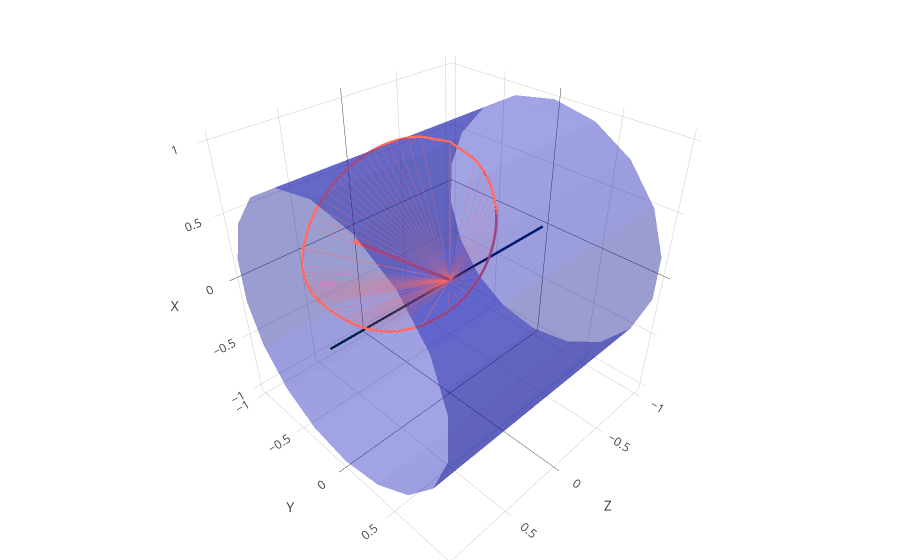
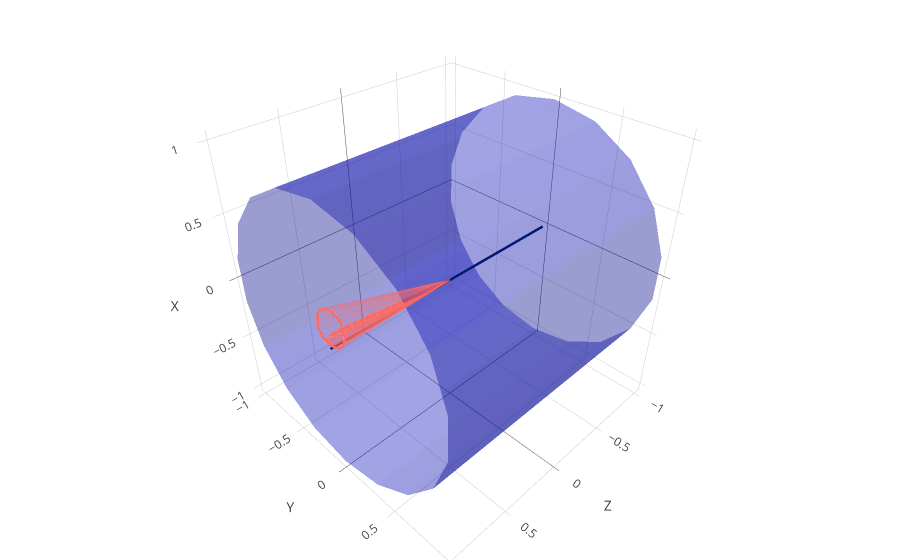

Write notebook code for charts like these, in order.
### Markdown cell above
Show renders in nbviewer of $\phi$, $\eta$, and $\Delta R$. Note that $\Delta R$ is the same in all, but the cones have very different sizes depending on the $\eta$.

### Code cell
show_jet(0, 1, 1.0)
show_jet(0, 3, 1.0)

### Figure 1 — Plotly figure (JSON) as saved in the notebook; plotly's stock layout.template omitted (floating-point values rounded to 4 significant figures)
{"data": [{"line": {"color": "rgb(0,33,71)", "width": 5}, "mode": "lines", "showlegend": false, "type": "scatter3d", "x": [-1, 1], "y": [0, 0], "z": [0, 0]}, {"opacity": 0.4, "showscale": false, "surfacecolor": [1, 1], "type": "surface", "x": [[-1, -1, -1, -1, -1, -1, -1, -1, -1, -1], [1, 1, 1, 1, 1, 1, 1, 1, 1, 1]], "y": [[0, 0.342, 0.6428, 0.866, 0.9848, 0.9848, 0.866, 0.6428, 0.342, 0], [0, 0.342, 0.6428, 0.866, 0.9848, 0.9848, 0.866, 0.6428, 0.342, 0]], "z": [[-1, -0.9397, -0.766, -0.5, -0.1736, 0.1736, 0.5, 0.766, 0.9397, 1], [-1, -0.9397, -0.766, -0.5, -0.1736, 0.1736, 0.5, 0.766, 0.9397, 1]]}, {"opacity": 0.4, "showscale": false, "surfacecolor": [1, 1], "type": "surface", "x": [[-1, -1, -1, -1, -1, -1, -1, -1, -1, -1], [1, 1, 1, 1, 1, 1, 1, 1, 1, 1]], "y": [[0, -0.342, -0.6428, -0.866, -0.9848, -0.9848, -0.866, -0.6428, -0.342, 0], [0, -0.342, -0.6428, -0.866, -0.9848, -0.9848, -0.866, -0.6428, -0.342, 0]], "z": [[-1, -0.9397, -0.766, -0.5, -0.1736, 0.1736, 0.5, 0.766, 0.9397, 1], [-1, -0.9397, -0.766, -0.5, -0.1736, 0.1736, 0.5, 0.766, 0.9397, 1]]}, {"line": {"color": "rgb(255, 105, 97)", "width": 7}, "mode": "lines", "showlegend": false, "type": "scatter3d", "x": [0, 0.7616], "y": [0, 0], "z": [0, 0.6481]}, {"line": {"color": "rgb(255, 105, 97)", "width": 5}, "mode": "lines", "showlegend": false, "type": "scatter3d", "x": [0.964, 0.9621, 0.96, 0.9577, 0.9552, 0.9525, 0.9495, 0.9463, 0.9426, 0.9385, 0.9339, 0.9287, 0.9227, 0.9157, 0.9075, 0.8974, 0.8848, 0.8679, 0.8424, 0.7616, 0.7616, 0.6473, 0.5886, 0.5389, 0.4939, 0.4518, 0.412, 0.374, 0.3374, 0.302, 0.2678, 0.2347, 0.2024, 0.1711, 0.1407, 0.111, 0.08215, 0.05404, 0.02667, 6.123e-17, 6.123e-17, 0.02667, 0.05404, 0.08215, 0.111, 0.1407, 0.1711, 0.2024, 0.2347, 0.2678, 0.302, 0.3374, 0.374, 0.412, 0.4518, 0.4939, 0.5389, 0.5886, 0.6473, 0.7616, 0.7616, 0.8424, 0.8679, 0.8848, 0.8974, 0.9075, 0.9157, 0.9227, 0.9287, 0.9339, 0.9385, 0.9426, 0.9463, 0.9495, 0.9525, 0.9552, 0.9577, 0.96, 0.9621, 0.964], "y": [0, 0.06202, 0.08926, 0.1113, 0.131, 0.1494, 0.1671, 0.1845, 0.2018, 0.2193, 0.2372, 0.2557, 0.2751, 0.2957, 0.3179, 0.3424, 0.3701, 0.4029, 0.4455, 0.5453, 0.5453, 0.6302, 0.6556, 0.669, 0.6749, 0.6751, 0.6706, 0.6619, 0.6491, 0.6325, 0.612, 0.5874, 0.5586, 0.525, 0.4859, 0.4402, 0.3857, 0.3183, 0.2273, 0, 0, -0.2273, -0.3183, -0.3857, -0.4402, -0.4859, -0.525, -0.5586, -0.5874, -0.612, -0.6325, -0.6491, -0.6619, -0.6706, -0.6751, -0.6749, -0.669, -0.6556, -0.6302, -0.5453, -0.5453, -0.4455, -0.4029, -0.3701, -0.3424, -0.3179, -0.2957, -0.2751, -0.2557, -0.2372, -0.2193, -0.2018, -0.1845, -0.1671, -0.1494, -0.131, -0.1113, -0.08926, -0.06202, 0], "z": [0.2658, 0.2656, 0.2654, 0.2653, 0.2652, 0.2653, 0.2654, 0.2656, 0.2661, 0.2666, 0.2675, 0.2686, 0.27, 0.272, 0.2746, 0.2782, 0.2832, 0.2906, 0.3031, 0.3501, 0.3501, 0.4288, 0.4729, 0.5119, 0.5483, 0.5831, 0.6168, 0.6497, 0.6818, 0.7132, 0.7441, 0.7745, 0.8044, 0.8337, 0.8626, 0.891, 0.919, 0.9464, 0.9735, 1, 1, 0.9735, 0.9464, 0.919, 0.891, 0.8626, 0.8337, 0.8044, 0.7745, 0.7441, 0.7132, 0.6818, 0.6497, 0.6168, 0.5831, 0.5483, 0.5119, 0.4729, 0.4288, 0.3501, 0.3501, 0.3031, 0.2906, 0.2832, 0.2782, 0.2746, 0.272, 0.27, 0.2686, 0.2675, 0.2666, 0.2661, 0.2656, 0.2654, 0.2653, 0.2652, 0.2653, 0.2654, 0.2656, 0.2658]}, {"line": {"color": "rgb(255, 105, 97)"}, "mode": "lines", "opacity": 0.3, "showlegend": false, "type": "scatter3d", "x": [0, 0.964], "y": [0, 0], "z": [0, 0.2658]}, {"line": {"color": "rgb(255, 105, 97)"}, "mode": "lines", "opacity": 0.3, "showlegend": false, "type": "scatter3d", "x": [0, 0.9621], "y": [0, 0.06202], "z": [0, 0.2656]}, {"line": {"color": "rgb(255, 105, 97)"}, "mode": "lines", "opacity": 0.3, "showlegend": false, "type": "scatter3d", "x": [0, 0.96], "y": [0, 0.08926], "z": [0, 0.2654]}, {"line": {"color": "rgb(255, 105, 97)"}, "mode": "lines", "opacity": 0.3, "showlegend": false, "type": "scatter3d", "x": [0, 0.9577], "y": [0, 0.1113], "z": [0, 0.2653]}, {"line": {"color": "rgb(255, 105, 97)"}, "mode": "lines", "opacity": 0.3, "showlegend": false, "type": "scatter3d", "x": [0, 0.9552], "y": [0, 0.131], "z": [0, 0.2652]}, {"line": {"color": "rgb(255, 105, 97)"}, "mode": "lines", "opacity": 0.3, "showlegend": false, "type": "scatter3d", "x": [0, 0.9525], "y": [0, 0.1494], "z": [0, 0.2653]}, {"line": {"color": "rgb(255, 105, 97)"}, "mode": "lines", "opacity": 0.3, "showlegend": false, "type": "scatter3d", "x": [0, 0.9495], "y": [0, 0.1671], "z": [0, 0.2654]}, {"line": {"color": "rgb(255, 105, 97)"}, "mode": "lines", "opacity": 0.3, "showlegend": false, "type": "scatter3d", "x": [0, 0.9463], "y": [0, 0.1845], "z": [0, 0.2656]}, {"line": {"color": "rgb(255, 105, 97)"}, "mode": "lines", "opacity": 0.3, "showlegend": false, "type": "scatter3d", "x": [0, 0.9426], "y": [0, 0.2018], "z": [0, 0.2661]}, {"line": {"color": "rgb(255, 105, 97)"}, "mode": "lines", "opacity": 0.3, "showlegend": false, "type": "scatter3d", "x": [0, 0.9385], "y": [0, 0.2193], "z": [0, 0.2666]}, {"line": {"color": "rgb(255, 105, 97)"}, "mode": "lines", "opacity": 0.3, "showlegend": false, "type": "scatter3d", "x": [0, 0.9339], "y": [0, 0.2372], "z": [0, 0.2675]}, {"line": {"color": "rgb(255, 105, 97)"}, "mode": "lines", "opacity": 0.3, "showlegend": false, "type": "scatter3d", "x": [0, 0.9287], "y": [0, 0.2557], "z": [0, 0.2686]}, {"line": {"color": "rgb(255, 105, 97)"}, "mode": "lines", "opacity": 0.3, "showlegend": false, "type": "scatter3d", "x": [0, 0.9227], "y": [0, 0.2751], "z": [0, 0.27]}, {"line": {"color": "rgb(255, 105, 97)"}, "mode": "lines", "opacity": 0.3, "showlegend": false, "type": "scatter3d", "x": [0, 0.9157], "y": [0, 0.2957], "z": [0, 0.272]}, {"line": {"color": "rgb(255, 105, 97)"}, "mode": "lines", "opacity": 0.3, "showlegend": false, "type": "scatter3d", "x": [0, 0.9075], "y": [0, 0.3179], "z": [0, 0.2746]}, {"line": {"color": "rgb(255, 105, 97)"}, "mode": "lines", "opacity": 0.3, "showlegend": false, "type": "scatter3d", "x": [0, 0.8974], "y": [0, 0.3424], "z": [0, 0.2782]}, {"line": {"color": "rgb(255, 105, 97)"}, "mode": "lines", "opacity": 0.3, "showlegend": false, "type": "scatter3d", "x": [0, 0.8848], "y": [0, 0.3701], "z": [0, 0.2832]}, {"line": {"color": "rgb(255, 105, 97)"}, "mode": "lines", "opacity": 0.3, "showlegend": false, "type": "scatter3d", "x": [0, 0.8679], "y": [0, 0.4029], "z": [0, 0.2906]}, {"line": {"color": "rgb(255, 105, 97)"}, "mode": "lines", "opacity": 0.3, "showlegend": false, "type": "scatter3d", "x": [0, 0.8424], "y": [0, 0.4455], "z": [0, 0.3031]}, {"line": {"color": "rgb(255, 105, 97)"}, "mode": "lines", "opacity": 0.3, "showlegend": false, "type": "scatter3d", "x": [0, 0.7616], "y": [0, 0.5453], "z": [0, 0.3501]}, {"line": {"color": "rgb(255, 105, 97)"}, "mode": "lines", "opacity": 0.3, "showlegend": false, "type": "scatter3d", "x": [0, 0.7616], "y": [0, 0.5453], "z": [0, 0.3501]}, {"line": {"color": "rgb(255, 105, 97)"}, "mode": "lines", "opacity": 0.3, "showlegend": false, "type": "scatter3d", "x": [0, 0.6473], "y": [0, 0.6302], "z": [0, 0.4288]}, {"line": {"color": "rgb(255, 105, 97)"}, "mode": "lines", "opacity": 0.3, "showlegend": false, "type": "scatter3d", "x": [0, 0.5886], "y": [0, 0.6556], "z": [0, 0.4729]}, {"line": {"color": "rgb(255, 105, 97)"}, "mode": "lines", "opacity": 0.3, "showlegend": false, "type": "scatter3d", "x": [0, 0.5389], "y": [0, 0.669], "z": [0, 0.5119]}, {"line": {"color": "rgb(255, 105, 97)"}, "mode": "lines", "opacity": 0.3, "showlegend": false, "type": "scatter3d", "x": [0, 0.4939], "y": [0, 0.6749], "z": [0, 0.5483]}, {"line": {"color": "rgb(255, 105, 97)"}, "mode": "lines", "opacity": 0.3, "showlegend": false, "type": "scatter3d", "x": [0, 0.4518], "y": [0, 0.6751], "z": [0, 0.5831]}, {"line": {"color": "rgb(255, 105, 97)"}, "mode": "lines", "opacity": 0.3, "showlegend": false, "type": "scatter3d", "x": [0, 0.412], "y": [0, 0.6706], "z": [0, 0.6168]}, {"line": {"color": "rgb(255, 105, 97)"}, "mode": "lines", "opacity": 0.3, "showlegend": false, "type": "scatter3d", "x": [0, 0.374], "y": [0, 0.6619], "z": [0, 0.6497]}, {"line": {"color": "rgb(255, 105, 97)"}, "mode": "lines", "opacity": 0.3, "showlegend": false, "type": "scatter3d", "x": [0, 0.3374], "y": [0, 0.6491], "z": [0, 0.6818]}, {"line": {"color": "rgb(255, 105, 97)"}, "mode": "lines", "opacity": 0.3, "showlegend": false, "type": "scatter3d", "x": [0, 0.302], "y": [0, 0.6325], "z": [0, 0.7132]}, {"line": {"color": "rgb(255, 105, 97)"}, "mode": "lines", "opacity": 0.3, "showlegend": false, "type": "scatter3d", "x": [0, 0.2678], "y": [0, 0.612], "z": [0, 0.7441]}, {"line": {"color": "rgb(255, 105, 97)"}, "mode": "lines", "opacity": 0.3, "showlegend": false, "type": "scatter3d", "x": [0, 0.2347], "y": [0, 0.5874], "z": [0, 0.7745]}, {"line": {"color": "rgb(255, 105, 97)"}, "mode": "lines", "opacity": 0.3, "showlegend": false, "type": "scatter3d", "x": [0, 0.2024], "y": [0, 0.5586], "z": [0, 0.8044]}, {"line": {"color": "rgb(255, 105, 97)"}, "mode": "lines", "opacity": 0.3, "showlegend": false, "type": "scatter3d", "x": [0, 0.1711], "y": [0, 0.525], "z": [0, 0.8337]}, {"line": {"color": "rgb(255, 105, 97)"}, "mode": "lines", "opacity": 0.3, "showlegend": false, "type": "scatter3d", "x": [0, 0.1407], "y": [0, 0.4859], "z": [0, 0.8626]}, {"line": {"color": "rgb(255, 105, 97)"}, "mode": "lines", "opacity": 0.3, "showlegend": false, "type": "scatter3d", "x": [0, 0.111], "y": [0, 0.4402], "z": [0, 0.891]}, {"line": {"color": "rgb(255, 105, 97)"}, "mode": "lines", "opacity": 0.3, "showlegend": false, "type": "scatter3d", "x": [0, 0.08215], "y": [0, 0.3857], "z": [0, 0.919]}, {"line": {"color": "rgb(255, 105, 97)"}, "mode": "lines", "opacity": 0.3, "showlegend": false, "type": "scatter3d", "x": [0, 0.05404], "y": [0, 0.3183], "z": [0, 0.9464]}, {"line": {"color": "rgb(255, 105, 97)"}, "mode": "lines", "opacity": 0.3, "showlegend": false, "type": "scatter3d", "x": [0, 0.02667], "y": [0, 0.2273], "z": [0, 0.9735]}, {"line": {"color": "rgb(255, 105, 97)"}, "mode": "lines", "opacity": 0.3, "showlegend": false, "type": "scatter3d", "x": [0, 6.123e-17], "y": [0, 0], "z": [0, 1]}, {"line": {"color": "rgb(255, 105, 97)"}, "mode": "lines", "opacity": 0.3, "showlegend": false, "type": "scatter3d", "x": [0, 6.123e-17], "y": [0, 0], "z": [0, 1]}, {"line": {"color": "rgb(255, 105, 97)"}, "mode": "lines", "opacity": 0.3, "showlegend": false, "type": "scatter3d", "x": [0, 0.02667], "y": [0, -0.2273], "z": [0, 0.9735]}, {"line": {"color": "rgb(255, 105, 97)"}, "mode": "lines", "opacity": 0.3, "showlegend": false, "type": "scatter3d", "x": [0, 0.05404], "y": [0, -0.3183], "z": [0, 0.9464]}, {"line": {"color": "rgb(255, 105, 97)"}, "mode": "lines", "opacity": 0.3, "showlegend": false, "type": "scatter3d", "x": [0, 0.08215], "y": [0, -0.3857], "z": [0, 0.919]}, {"line": {"color": "rgb(255, 105, 97)"}, "mode": "lines", "opacity": 0.3, "showlegend": false, "type": "scatter3d", "x": [0, 0.111], "y": [0, -0.4402], "z": [0, 0.891]}, {"line": {"color": "rgb(255, 105, 97)"}, "mode": "lines", "opacity": 0.3, "showlegend": false, "type": "scatter3d", "x": [0, 0.1407], "y": [0, -0.4859], "z": [0, 0.8626]}, {"line": {"color": "rgb(255, 105, 97)"}, "mode": "lines", "opacity": 0.3, "showlegend": false, "type": "scatter3d", "x": [0, 0.1711], "y": [0, -0.525], "z": [0, 0.8337]}, {"line": {"color": "rgb(255, 105, 97)"}, "mode": "lines", "opacity": 0.3, "showlegend": false, "type": "scatter3d", "x": [0, 0.2024], "y": [0, -0.5586], "z": [0, 0.8044]}, {"line": {"color": "rgb(255, 105, 97)"}, "mode": "lines", "opacity": 0.3, "showlegend": false, "type": "scatter3d", "x": [0, 0.2347], "y": [0, -0.5874], "z": [0, 0.7745]}, {"line": {"color": "rgb(255, 105, 97)"}, "mode": "lines", "opacity": 0.3, "showlegend": false, "type": "scatter3d", "x": [0, 0.2678], "y": [0, -0.612], "z": [0, 0.7441]}, {"line": {"color": "rgb(255, 105, 97)"}, "mode": "lines", "opacity": 0.3, "showlegend": false, "type": "scatter3d", "x": [0, 0.302], "y": [0, -0.6325], "z": [0, 0.7132]}, {"line": {"color": "rgb(255, 105, 97)"}, "mode": "lines", "opacity": 0.3, "showlegend": false, "type": "scatter3d", "x": [0, 0.3374], "y": [0, -0.6491], "z": [0, 0.6818]}, {"line": {"color": "rgb(255, 105, 97)"}, "mode": "lines", "opacity": 0.3, "showlegend": false, "type": "scatter3d", "x": [0, 0.374], "y": [0, -0.6619], "z": [0, 0.6497]}, {"line": {"color": "rgb(255, 105, 97)"}, "mode": "lines", "opacity": 0.3, "showlegend": false, "type": "scatter3d", "x": [0, 0.412], "y": [0, -0.6706], "z": [0, 0.6168]}, {"line": {"color": "rgb(255, 105, 97)"}, "mode": "lines", "opacity": 0.3, "showlegend": false, "type": "scatter3d", "x": [0, 0.4518], "y": [0, -0.6751], "z": [0, 0.5831]}, {"line": {"color": "rgb(255, 105, 97)"}, "mode": "lines", "opacity": 0.3, "showlegend": false, "type": "scatter3d", "x": [0, 0.4939], "y": [0, -0.6749], "z": [0, 0.5483]}, {"line": {"color": "rgb(255, 105, 97)"}, "mode": "lines", "opacity": 0.3, "showlegend": false, "type": "scatter3d", "x": [0, 0.5389], "y": [0, -0.669], "z": [0, 0.5119]}, {"line": {"color": "rgb(255, 105, 97)"}, "mode": "lines", "opacity": 0.3, "showlegend": false, "type": "scatter3d", "x": [0, 0.5886], "y": [0, -0.6556], "z": [0, 0.4729]}, {"line": {"color": "rgb(255, 105, 97)"}, "mode": "lines", "opacity": 0.3, "showlegend": false, "type": "scatter3d", "x": [0, 0.6473], "y": [0, -0.6302], "z": [0, 0.4288]}, {"line": {"color": "rgb(255, 105, 97)"}, "mode": "lines", "opacity": 0.3, "showlegend": false, "type": "scatter3d", "x": [0, 0.7616], "y": [0, -0.5453], "z": [0, 0.3501]}, {"line": {"color": "rgb(255, 105, 97)"}, "mode": "lines", "opacity": 0.3, "showlegend": false, "type": "scatter3d", "x": [0, 0.7616], "y": [0, -0.5453], "z": [0, 0.3501]}, {"line": {"color": "rgb(255, 105, 97)"}, "mode": "lines", "opacity": 0.3, "showlegend": false, "type": "scatter3d", "x": [0, 0.8424], "y": [0, -0.4455], "z": [0, 0.3031]}, {"line": {"color": "rgb(255, 105, 97)"}, "mode": "lines", "opacity": 0.3, "showlegend": false, "type": "scatter3d", "x": [0, 0.8679], "y": [0, -0.4029], "z": [0, 0.2906]}, {"line": {"color": "rgb(255, 105, 97)"}, "mode": "lines", "opacity": 0.3, "showlegend": false, "type": "scatter3d", "x": [0, 0.8848], "y": [0, -0.3701], "z": [0, 0.2832]}, {"line": {"color": "rgb(255, 105, 97)"}, "mode": "lines", "opacity": 0.3, "showlegend": false, "type": "scatter3d", "x": [0, 0.8974], "y": [0, -0.3424], "z": [0, 0.2782]}, {"line": {"color": "rgb(255, 105, 97)"}, "mode": "lines", "opacity": 0.3, "showlegend": false, "type": "scatter3d", "x": [0, 0.9075], "y": [0, -0.3179], "z": [0, 0.2746]}, {"line": {"color": "rgb(255, 105, 97)"}, "mode": "lines", "opacity": 0.3, "showlegend": false, "type": "scatter3d", "x": [0, 0.9157], "y": [0, -0.2957], "z": [0, 0.272]}, {"line": {"color": "rgb(255, 105, 97)"}, "mode": "lines", "opacity": 0.3, "showlegend": false, "type": "scatter3d", "x": [0, 0.9227], "y": [0, -0.2751], "z": [0, 0.27]}, {"line": {"color": "rgb(255, 105, 97)"}, "mode": "lines", "opacity": 0.3, "showlegend": false, "type": "scatter3d", "x": [0, 0.9287], "y": [0, -0.2557], "z": [0, 0.2686]}, {"line": {"color": "rgb(255, 105, 97)"}, "mode": "lines", "opacity": 0.3, "showlegend": false, "type": "scatter3d", "x": [0, 0.9339], "y": [0, -0.2372], "z": [0, 0.2675]}, {"line": {"color": "rgb(255, 105, 97)"}, "mode": "lines", "opacity": 0.3, "showlegend": false, "type": "scatter3d", "x": [0, 0.9385], "y": [0, -0.2193], "z": [0, 0.2666]}, {"line": {"color": "rgb(255, 105, 97)"}, "mode": "lines", "opacity": 0.3, "showlegend": false, "type": "scatter3d", "x": [0, 0.9426], "y": [0, -0.2018], "z": [0, 0.2661]}, {"line": {"color": "rgb(255, 105, 97)"}, "mode": "lines", "opacity": 0.3, "showlegend": false, "type": "scatter3d", "x": [0, 0.9463], "y": [0, -0.1845], "z": [0, 0.2656]}, {"line": {"color": "rgb(255, 105, 97)"}, "mode": "lines", "opacity": 0.3, "showlegend": false, "type": "scatter3d", "x": [0, 0.9495], "y": [0, -0.1671], "z": [0, 0.2654]}, {"line": {"color": "rgb(255, 105, 97)"}, "mode": "lines", "opacity": 0.3, "showlegend": false, "type": "scatter3d", "x": [0, 0.9525], "y": [0, -0.1494], "z": [0, 0.2653]}, {"line": {"color": "rgb(255, 105, 97)"}, "mode": "lines", "opacity": 0.3, "showlegend": false, "type": "scatter3d", "x": [0, 0.9552], "y": [0, -0.131], "z": [0, 0.2652]}, {"line": {"color": "rgb(255, 105, 97)"}, "mode": "lines", "opacity": 0.3, "showlegend": false, "type": "scatter3d", "x": [0, 0.9577], "y": [0, -0.1113], "z": [0, 0.2653]}, {"line": {"color": "rgb(255, 105, 97)"}, "mode": "lines", "opacity": 0.3, "showlegend": false, "type": "scatter3d", "x": [0, 0.96], "y": [0, -0.08926], "z": [0, 0.2654]}, {"line": {"color": "rgb(255, 105, 97)"}, "mode": "lines", "opacity": 0.3, "showlegend": false, "type": "scatter3d", "x": [0, 0.9621], "y": [0, -0.06202], "z": [0, 0.2656]}, {"line": {"color": "rgb(255, 105, 97)"}, "mode": "lines", "opacity": 0.3, "showlegend": false, "type": "scatter3d", "x": [0, 0.964], "y": [0, 0], "z": [0, 0.2658]}], "layout": {"margin": {"b": 0, "l": 0, "r": 0, "t": 0}, "scene": {"xaxis": {"title": "Z"}, "yaxis": {"title": "Y"}, "zaxis": {"title": "X"}}}}

### Figure 2 — Plotly figure (JSON) as saved in the notebook; plotly's stock layout.template omitted (floating-point values rounded to 4 significant figures)
{"data": [{"line": {"color": "rgb(0,33,71)", "width": 5}, "mode": "lines", "showlegend": false, "type": "scatter3d", "x": [-1, 1], "y": [0, 0], "z": [0, 0]}, {"opacity": 0.4, "showscale": false, "surfacecolor": [1, 1], "type": "surface", "x": [[-1, -1, -1, -1, -1, -1, -1, -1, -1, -1], [1, 1, 1, 1, 1, 1, 1, 1, 1, 1]], "y": [[0, 0.342, 0.6428, 0.866, 0.9848, 0.9848, 0.866, 0.6428, 0.342, 0], [0, 0.342, 0.6428, 0.866, 0.9848, 0.9848, 0.866, 0.6428, 0.342, 0]], "z": [[-1, -0.9397, -0.766, -0.5, -0.1736, 0.1736, 0.5, 0.766, 0.9397, 1], [-1, -0.9397, -0.766, -0.5, -0.1736, 0.1736, 0.5, 0.766, 0.9397, 1]]}, {"opacity": 0.4, "showscale": false, "surfacecolor": [1, 1], "type": "surface", "x": [[-1, -1, -1, -1, -1, -1, -1, -1, -1, -1], [1, 1, 1, 1, 1, 1, 1, 1, 1, 1]], "y": [[0, -0.342, -0.6428, -0.866, -0.9848, -0.9848, -0.866, -0.6428, -0.342, 0], [0, -0.342, -0.6428, -0.866, -0.9848, -0.9848, -0.866, -0.6428, -0.342, 0]], "z": [[-1, -0.9397, -0.766, -0.5, -0.1736, 0.1736, 0.5, 0.766, 0.9397, 1], [-1, -0.9397, -0.766, -0.5, -0.1736, 0.1736, 0.5, 0.766, 0.9397, 1]]}, {"line": {"color": "rgb(255, 105, 97)", "width": 7}, "mode": "lines", "showlegend": false, "type": "scatter3d", "x": [0, 0.9951], "y": [0, 0], "z": [0, 0.09933]}, {"line": {"color": "rgb(255, 105, 97)", "width": 5}, "mode": "lines", "showlegend": false, "type": "scatter3d", "x": [0.9993, 0.9993, 0.9993, 0.9992, 0.9992, 0.9991, 0.9991, 0.999, 0.9989, 0.9988, 0.9987, 0.9986, 0.9985, 0.9984, 0.9982, 0.998, 0.9978, 0.9974, 0.9969, 0.9951, 0.9951, 0.9922, 0.9906, 0.9891, 0.9877, 0.9863, 0.9849, 0.9834, 0.982, 0.9806, 0.9791, 0.9775, 0.976, 0.9744, 0.9728, 0.9711, 0.9694, 0.9677, 0.9659, 0.964, 0.964, 0.9659, 0.9677, 0.9694, 0.9711, 0.9728, 0.9744, 0.976, 0.9775, 0.9791, 0.9806, 0.982, 0.9834, 0.9849, 0.9863, 0.9877, 0.9891, 0.9906, 0.9922, 0.9951, 0.9951, 0.9969, 0.9974, 0.9978, 0.998, 0.9982, 0.9984, 0.9985, 0.9986, 0.9987, 0.9988, 0.9989, 0.999, 0.9991, 0.9991, 0.9992, 0.9992, 0.9993, 0.9993, 0.9993], "y": [0, 0.008552, 0.01232, 0.01539, 0.01813, 0.0207, 0.02319, 0.02564, 0.0281, 0.0306, 0.03317, 0.03586, 0.0387, 0.04175, 0.04508, 0.0488, 0.05309, 0.05831, 0.06535, 0.08358, 0.08358, 0.1031, 0.1112, 0.117, 0.1215, 0.125, 0.1276, 0.1293, 0.1302, 0.1302, 0.1293, 0.1273, 0.1242, 0.1198, 0.1137, 0.1057, 0.09499, 0.08042, 0.05891, 0, 0, -0.05891, -0.08042, -0.09499, -0.1057, -0.1137, -0.1198, -0.1242, -0.1273, -0.1293, -0.1302, -0.1302, -0.1293, -0.1276, -0.125, -0.1215, -0.117, -0.1112, -0.1031, -0.08358, -0.08358, -0.06535, -0.05831, -0.05309, -0.0488, -0.04508, -0.04175, -0.0387, -0.03586, -0.03317, -0.0306, -0.0281, -0.02564, -0.02319, -0.0207, -0.01813, -0.01539, -0.01232, -0.008552, 0], "z": [0.03662, 0.03662, 0.03664, 0.03666, 0.0367, 0.03675, 0.03683, 0.03693, 0.03705, 0.03721, 0.03741, 0.03766, 0.03799, 0.0384, 0.03893, 0.03964, 0.04062, 0.04206, 0.04446, 0.05367, 0.05367, 0.07018, 0.0802, 0.08954, 0.09873, 0.108, 0.1173, 0.1269, 0.1367, 0.1468, 0.1572, 0.1679, 0.1789, 0.1902, 0.2019, 0.2139, 0.2263, 0.2391, 0.2523, 0.2658, 0.2658, 0.2523, 0.2391, 0.2263, 0.2139, 0.2019, 0.1902, 0.1789, 0.1679, 0.1572, 0.1468, 0.1367, 0.1269, 0.1173, 0.108, 0.09873, 0.08954, 0.0802, 0.07018, 0.05367, 0.05367, 0.04446, 0.04206, 0.04062, 0.03964, 0.03893, 0.0384, 0.03799, 0.03766, 0.03741, 0.03721, 0.03705, 0.03693, 0.03683, 0.03675, 0.0367, 0.03666, 0.03664, 0.03662, 0.03662]}, {"line": {"color": "rgb(255, 105, 97)"}, "mode": "lines", "opacity": 0.3, "showlegend": false, "type": "scatter3d", "x": [0, 0.9993], "y": [0, 0], "z": [0, 0.03662]}, {"line": {"color": "rgb(255, 105, 97)"}, "mode": "lines", "opacity": 0.3, "showlegend": false, "type": "scatter3d", "x": [0, 0.9993], "y": [0, 0.008552], "z": [0, 0.03662]}, {"line": {"color": "rgb(255, 105, 97)"}, "mode": "lines", "opacity": 0.3, "showlegend": false, "type": "scatter3d", "x": [0, 0.9993], "y": [0, 0.01232], "z": [0, 0.03664]}, {"line": {"color": "rgb(255, 105, 97)"}, "mode": "lines", "opacity": 0.3, "showlegend": false, "type": "scatter3d", "x": [0, 0.9992], "y": [0, 0.01539], "z": [0, 0.03666]}, {"line": {"color": "rgb(255, 105, 97)"}, "mode": "lines", "opacity": 0.3, "showlegend": false, "type": "scatter3d", "x": [0, 0.9992], "y": [0, 0.01813], "z": [0, 0.0367]}, {"line": {"color": "rgb(255, 105, 97)"}, "mode": "lines", "opacity": 0.3, "showlegend": false, "type": "scatter3d", "x": [0, 0.9991], "y": [0, 0.0207], "z": [0, 0.03675]}, {"line": {"color": "rgb(255, 105, 97)"}, "mode": "lines", "opacity": 0.3, "showlegend": false, "type": "scatter3d", "x": [0, 0.9991], "y": [0, 0.02319], "z": [0, 0.03683]}, {"line": {"color": "rgb(255, 105, 97)"}, "mode": "lines", "opacity": 0.3, "showlegend": false, "type": "scatter3d", "x": [0, 0.999], "y": [0, 0.02564], "z": [0, 0.03693]}, {"line": {"color": "rgb(255, 105, 97)"}, "mode": "lines", "opacity": 0.3, "showlegend": false, "type": "scatter3d", "x": [0, 0.9989], "y": [0, 0.0281], "z": [0, 0.03705]}, {"line": {"color": "rgb(255, 105, 97)"}, "mode": "lines", "opacity": 0.3, "showlegend": false, "type": "scatter3d", "x": [0, 0.9988], "y": [0, 0.0306], "z": [0, 0.03721]}, {"line": {"color": "rgb(255, 105, 97)"}, "mode": "lines", "opacity": 0.3, "showlegend": false, "type": "scatter3d", "x": [0, 0.9987], "y": [0, 0.03317], "z": [0, 0.03741]}, {"line": {"color": "rgb(255, 105, 97)"}, "mode": "lines", "opacity": 0.3, "showlegend": false, "type": "scatter3d", "x": [0, 0.9986], "y": [0, 0.03586], "z": [0, 0.03766]}, {"line": {"color": "rgb(255, 105, 97)"}, "mode": "lines", "opacity": 0.3, "showlegend": false, "type": "scatter3d", "x": [0, 0.9985], "y": [0, 0.0387], "z": [0, 0.03799]}, {"line": {"color": "rgb(255, 105, 97)"}, "mode": "lines", "opacity": 0.3, "showlegend": false, "type": "scatter3d", "x": [0, 0.9984], "y": [0, 0.04175], "z": [0, 0.0384]}, {"line": {"color": "rgb(255, 105, 97)"}, "mode": "lines", "opacity": 0.3, "showlegend": false, "type": "scatter3d", "x": [0, 0.9982], "y": [0, 0.04508], "z": [0, 0.03893]}, {"line": {"color": "rgb(255, 105, 97)"}, "mode": "lines", "opacity": 0.3, "showlegend": false, "type": "scatter3d", "x": [0, 0.998], "y": [0, 0.0488], "z": [0, 0.03964]}, {"line": {"color": "rgb(255, 105, 97)"}, "mode": "lines", "opacity": 0.3, "showlegend": false, "type": "scatter3d", "x": [0, 0.9978], "y": [0, 0.05309], "z": [0, 0.04062]}, {"line": {"color": "rgb(255, 105, 97)"}, "mode": "lines", "opacity": 0.3, "showlegend": false, "type": "scatter3d", "x": [0, 0.9974], "y": [0, 0.05831], "z": [0, 0.04206]}, {"line": {"color": "rgb(255, 105, 97)"}, "mode": "lines", "opacity": 0.3, "showlegend": false, "type": "scatter3d", "x": [0, 0.9969], "y": [0, 0.06535], "z": [0, 0.04446]}, {"line": {"color": "rgb(255, 105, 97)"}, "mode": "lines", "opacity": 0.3, "showlegend": false, "type": "scatter3d", "x": [0, 0.9951], "y": [0, 0.08358], "z": [0, 0.05367]}, {"line": {"color": "rgb(255, 105, 97)"}, "mode": "lines", "opacity": 0.3, "showlegend": false, "type": "scatter3d", "x": [0, 0.9951], "y": [0, 0.08358], "z": [0, 0.05367]}, {"line": {"color": "rgb(255, 105, 97)"}, "mode": "lines", "opacity": 0.3, "showlegend": false, "type": "scatter3d", "x": [0, 0.9922], "y": [0, 0.1031], "z": [0, 0.07018]}, {"line": {"color": "rgb(255, 105, 97)"}, "mode": "lines", "opacity": 0.3, "showlegend": false, "type": "scatter3d", "x": [0, 0.9906], "y": [0, 0.1112], "z": [0, 0.0802]}, {"line": {"color": "rgb(255, 105, 97)"}, "mode": "lines", "opacity": 0.3, "showlegend": false, "type": "scatter3d", "x": [0, 0.9891], "y": [0, 0.117], "z": [0, 0.08954]}, {"line": {"color": "rgb(255, 105, 97)"}, "mode": "lines", "opacity": 0.3, "showlegend": false, "type": "scatter3d", "x": [0, 0.9877], "y": [0, 0.1215], "z": [0, 0.09873]}, {"line": {"color": "rgb(255, 105, 97)"}, "mode": "lines", "opacity": 0.3, "showlegend": false, "type": "scatter3d", "x": [0, 0.9863], "y": [0, 0.125], "z": [0, 0.108]}, {"line": {"color": "rgb(255, 105, 97)"}, "mode": "lines", "opacity": 0.3, "showlegend": false, "type": "scatter3d", "x": [0, 0.9849], "y": [0, 0.1276], "z": [0, 0.1173]}, {"line": {"color": "rgb(255, 105, 97)"}, "mode": "lines", "opacity": 0.3, "showlegend": false, "type": "scatter3d", "x": [0, 0.9834], "y": [0, 0.1293], "z": [0, 0.1269]}, {"line": {"color": "rgb(255, 105, 97)"}, "mode": "lines", "opacity": 0.3, "showlegend": false, "type": "scatter3d", "x": [0, 0.982], "y": [0, 0.1302], "z": [0, 0.1367]}, {"line": {"color": "rgb(255, 105, 97)"}, "mode": "lines", "opacity": 0.3, "showlegend": false, "type": "scatter3d", "x": [0, 0.9806], "y": [0, 0.1302], "z": [0, 0.1468]}, {"line": {"color": "rgb(255, 105, 97)"}, "mode": "lines", "opacity": 0.3, "showlegend": false, "type": "scatter3d", "x": [0, 0.9791], "y": [0, 0.1293], "z": [0, 0.1572]}, {"line": {"color": "rgb(255, 105, 97)"}, "mode": "lines", "opacity": 0.3, "showlegend": false, "type": "scatter3d", "x": [0, 0.9775], "y": [0, 0.1273], "z": [0, 0.1679]}, {"line": {"color": "rgb(255, 105, 97)"}, "mode": "lines", "opacity": 0.3, "showlegend": false, "type": "scatter3d", "x": [0, 0.976], "y": [0, 0.1242], "z": [0, 0.1789]}, {"line": {"color": "rgb(255, 105, 97)"}, "mode": "lines", "opacity": 0.3, "showlegend": false, "type": "scatter3d", "x": [0, 0.9744], "y": [0, 0.1198], "z": [0, 0.1902]}, {"line": {"color": "rgb(255, 105, 97)"}, "mode": "lines", "opacity": 0.3, "showlegend": false, "type": "scatter3d", "x": [0, 0.9728], "y": [0, 0.1137], "z": [0, 0.2019]}, {"line": {"color": "rgb(255, 105, 97)"}, "mode": "lines", "opacity": 0.3, "showlegend": false, "type": "scatter3d", "x": [0, 0.9711], "y": [0, 0.1057], "z": [0, 0.2139]}, {"line": {"color": "rgb(255, 105, 97)"}, "mode": "lines", "opacity": 0.3, "showlegend": false, "type": "scatter3d", "x": [0, 0.9694], "y": [0, 0.09499], "z": [0, 0.2263]}, {"line": {"color": "rgb(255, 105, 97)"}, "mode": "lines", "opacity": 0.3, "showlegend": false, "type": "scatter3d", "x": [0, 0.9677], "y": [0, 0.08042], "z": [0, 0.2391]}, {"line": {"color": "rgb(255, 105, 97)"}, "mode": "lines", "opacity": 0.3, "showlegend": false, "type": "scatter3d", "x": [0, 0.9659], "y": [0, 0.05891], "z": [0, 0.2523]}, {"line": {"color": "rgb(255, 105, 97)"}, "mode": "lines", "opacity": 0.3, "showlegend": false, "type": "scatter3d", "x": [0, 0.964], "y": [0, 0], "z": [0, 0.2658]}, {"line": {"color": "rgb(255, 105, 97)"}, "mode": "lines", "opacity": 0.3, "showlegend": false, "type": "scatter3d", "x": [0, 0.964], "y": [0, 0], "z": [0, 0.2658]}, {"line": {"color": "rgb(255, 105, 97)"}, "mode": "lines", "opacity": 0.3, "showlegend": false, "type": "scatter3d", "x": [0, 0.9659], "y": [0, -0.05891], "z": [0, 0.2523]}, {"line": {"color": "rgb(255, 105, 97)"}, "mode": "lines", "opacity": 0.3, "showlegend": false, "type": "scatter3d", "x": [0, 0.9677], "y": [0, -0.08042], "z": [0, 0.2391]}, {"line": {"color": "rgb(255, 105, 97)"}, "mode": "lines", "opacity": 0.3, "showlegend": false, "type": "scatter3d", "x": [0, 0.9694], "y": [0, -0.09499], "z": [0, 0.2263]}, {"line": {"color": "rgb(255, 105, 97)"}, "mode": "lines", "opacity": 0.3, "showlegend": false, "type": "scatter3d", "x": [0, 0.9711], "y": [0, -0.1057], "z": [0, 0.2139]}, {"line": {"color": "rgb(255, 105, 97)"}, "mode": "lines", "opacity": 0.3, "showlegend": false, "type": "scatter3d", "x": [0, 0.9728], "y": [0, -0.1137], "z": [0, 0.2019]}, {"line": {"color": "rgb(255, 105, 97)"}, "mode": "lines", "opacity": 0.3, "showlegend": false, "type": "scatter3d", "x": [0, 0.9744], "y": [0, -0.1198], "z": [0, 0.1902]}, {"line": {"color": "rgb(255, 105, 97)"}, "mode": "lines", "opacity": 0.3, "showlegend": false, "type": "scatter3d", "x": [0, 0.976], "y": [0, -0.1242], "z": [0, 0.1789]}, {"line": {"color": "rgb(255, 105, 97)"}, "mode": "lines", "opacity": 0.3, "showlegend": false, "type": "scatter3d", "x": [0, 0.9775], "y": [0, -0.1273], "z": [0, 0.1679]}, {"line": {"color": "rgb(255, 105, 97)"}, "mode": "lines", "opacity": 0.3, "showlegend": false, "type": "scatter3d", "x": [0, 0.9791], "y": [0, -0.1293], "z": [0, 0.1572]}, {"line": {"color": "rgb(255, 105, 97)"}, "mode": "lines", "opacity": 0.3, "showlegend": false, "type": "scatter3d", "x": [0, 0.9806], "y": [0, -0.1302], "z": [0, 0.1468]}, {"line": {"color": "rgb(255, 105, 97)"}, "mode": "lines", "opacity": 0.3, "showlegend": false, "type": "scatter3d", "x": [0, 0.982], "y": [0, -0.1302], "z": [0, 0.1367]}, {"line": {"color": "rgb(255, 105, 97)"}, "mode": "lines", "opacity": 0.3, "showlegend": false, "type": "scatter3d", "x": [0, 0.9834], "y": [0, -0.1293], "z": [0, 0.1269]}, {"line": {"color": "rgb(255, 105, 97)"}, "mode": "lines", "opacity": 0.3, "showlegend": false, "type": "scatter3d", "x": [0, 0.9849], "y": [0, -0.1276], "z": [0, 0.1173]}, {"line": {"color": "rgb(255, 105, 97)"}, "mode": "lines", "opacity": 0.3, "showlegend": false, "type": "scatter3d", "x": [0, 0.9863], "y": [0, -0.125], "z": [0, 0.108]}, {"line": {"color": "rgb(255, 105, 97)"}, "mode": "lines", "opacity": 0.3, "showlegend": false, "type": "scatter3d", "x": [0, 0.9877], "y": [0, -0.1215], "z": [0, 0.09873]}, {"line": {"color": "rgb(255, 105, 97)"}, "mode": "lines", "opacity": 0.3, "showlegend": false, "type": "scatter3d", "x": [0, 0.9891], "y": [0, -0.117], "z": [0, 0.08954]}, {"line": {"color": "rgb(255, 105, 97)"}, "mode": "lines", "opacity": 0.3, "showlegend": false, "type": "scatter3d", "x": [0, 0.9906], "y": [0, -0.1112], "z": [0, 0.0802]}, {"line": {"color": "rgb(255, 105, 97)"}, "mode": "lines", "opacity": 0.3, "showlegend": false, "type": "scatter3d", "x": [0, 0.9922], "y": [0, -0.1031], "z": [0, 0.07018]}, {"line": {"color": "rgb(255, 105, 97)"}, "mode": "lines", "opacity": 0.3, "showlegend": false, "type": "scatter3d", "x": [0, 0.9951], "y": [0, -0.08358], "z": [0, 0.05367]}, {"line": {"color": "rgb(255, 105, 97)"}, "mode": "lines", "opacity": 0.3, "showlegend": false, "type": "scatter3d", "x": [0, 0.9951], "y": [0, -0.08358], "z": [0, 0.05367]}, {"line": {"color": "rgb(255, 105, 97)"}, "mode": "lines", "opacity": 0.3, "showlegend": false, "type": "scatter3d", "x": [0, 0.9969], "y": [0, -0.06535], "z": [0, 0.04446]}, {"line": {"color": "rgb(255, 105, 97)"}, "mode": "lines", "opacity": 0.3, "showlegend": false, "type": "scatter3d", "x": [0, 0.9974], "y": [0, -0.05831], "z": [0, 0.04206]}, {"line": {"color": "rgb(255, 105, 97)"}, "mode": "lines", "opacity": 0.3, "showlegend": false, "type": "scatter3d", "x": [0, 0.9978], "y": [0, -0.05309], "z": [0, 0.04062]}, {"line": {"color": "rgb(255, 105, 97)"}, "mode": "lines", "opacity": 0.3, "showlegend": false, "type": "scatter3d", "x": [0, 0.998], "y": [0, -0.0488], "z": [0, 0.03964]}, {"line": {"color": "rgb(255, 105, 97)"}, "mode": "lines", "opacity": 0.3, "showlegend": false, "type": "scatter3d", "x": [0, 0.9982], "y": [0, -0.04508], "z": [0, 0.03893]}, {"line": {"color": "rgb(255, 105, 97)"}, "mode": "lines", "opacity": 0.3, "showlegend": false, "type": "scatter3d", "x": [0, 0.9984], "y": [0, -0.04175], "z": [0, 0.0384]}, {"line": {"color": "rgb(255, 105, 97)"}, "mode": "lines", "opacity": 0.3, "showlegend": false, "type": "scatter3d", "x": [0, 0.9985], "y": [0, -0.0387], "z": [0, 0.03799]}, {"line": {"color": "rgb(255, 105, 97)"}, "mode": "lines", "opacity": 0.3, "showlegend": false, "type": "scatter3d", "x": [0, 0.9986], "y": [0, -0.03586], "z": [0, 0.03766]}, {"line": {"color": "rgb(255, 105, 97)"}, "mode": "lines", "opacity": 0.3, "showlegend": false, "type": "scatter3d", "x": [0, 0.9987], "y": [0, -0.03317], "z": [0, 0.03741]}, {"line": {"color": "rgb(255, 105, 97)"}, "mode": "lines", "opacity": 0.3, "showlegend": false, "type": "scatter3d", "x": [0, 0.9988], "y": [0, -0.0306], "z": [0, 0.03721]}, {"line": {"color": "rgb(255, 105, 97)"}, "mode": "lines", "opacity": 0.3, "showlegend": false, "type": "scatter3d", "x": [0, 0.9989], "y": [0, -0.0281], "z": [0, 0.03705]}, {"line": {"color": "rgb(255, 105, 97)"}, "mode": "lines", "opacity": 0.3, "showlegend": false, "type": "scatter3d", "x": [0, 0.999], "y": [0, -0.02564], "z": [0, 0.03693]}, {"line": {"color": "rgb(255, 105, 97)"}, "mode": "lines", "opacity": 0.3, "showlegend": false, "type": "scatter3d", "x": [0, 0.9991], "y": [0, -0.02319], "z": [0, 0.03683]}, {"line": {"color": "rgb(255, 105, 97)"}, "mode": "lines", "opacity": 0.3, "showlegend": false, "type": "scatter3d", "x": [0, 0.9991], "y": [0, -0.0207], "z": [0, 0.03675]}, {"line": {"color": "rgb(255, 105, 97)"}, "mode": "lines", "opacity": 0.3, "showlegend": false, "type": "scatter3d", "x": [0, 0.9992], "y": [0, -0.01813], "z": [0, 0.0367]}, {"line": {"color": "rgb(255, 105, 97)"}, "mode": "lines", "opacity": 0.3, "showlegend": false, "type": "scatter3d", "x": [0, 0.9992], "y": [0, -0.01539], "z": [0, 0.03666]}, {"line": {"color": "rgb(255, 105, 97)"}, "mode": "lines", "opacity": 0.3, "showlegend": false, "type": "scatter3d", "x": [0, 0.9993], "y": [0, -0.01232], "z": [0, 0.03664]}, {"line": {"color": "rgb(255, 105, 97)"}, "mode": "lines", "opacity": 0.3, "showlegend": false, "type": "scatter3d", "x": [0, 0.9993], "y": [0, -0.008552], "z": [0, 0.03662]}, {"line": {"color": "rgb(255, 105, 97)"}, "mode": "lines", "opacity": 0.3, "showlegend": false, "type": "scatter3d", "x": [0, 0.9993], "y": [0, 0], "z": [0, 0.03662]}], "layout": {"margin": {"b": 0, "l": 0, "r": 0, "t": 0}, "scene": {"xaxis": {"title": "Z"}, "yaxis": {"title": "Y"}, "zaxis": {"title": "X"}}}}
